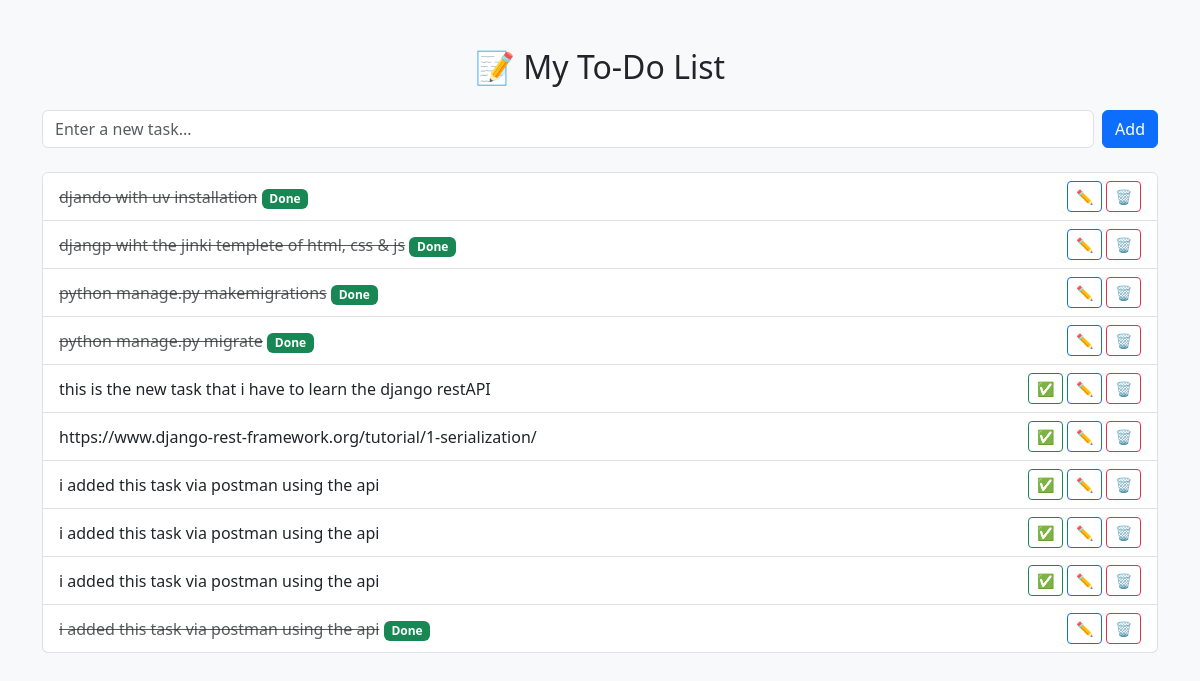
The page /tasks/ on the database as committed earlier.
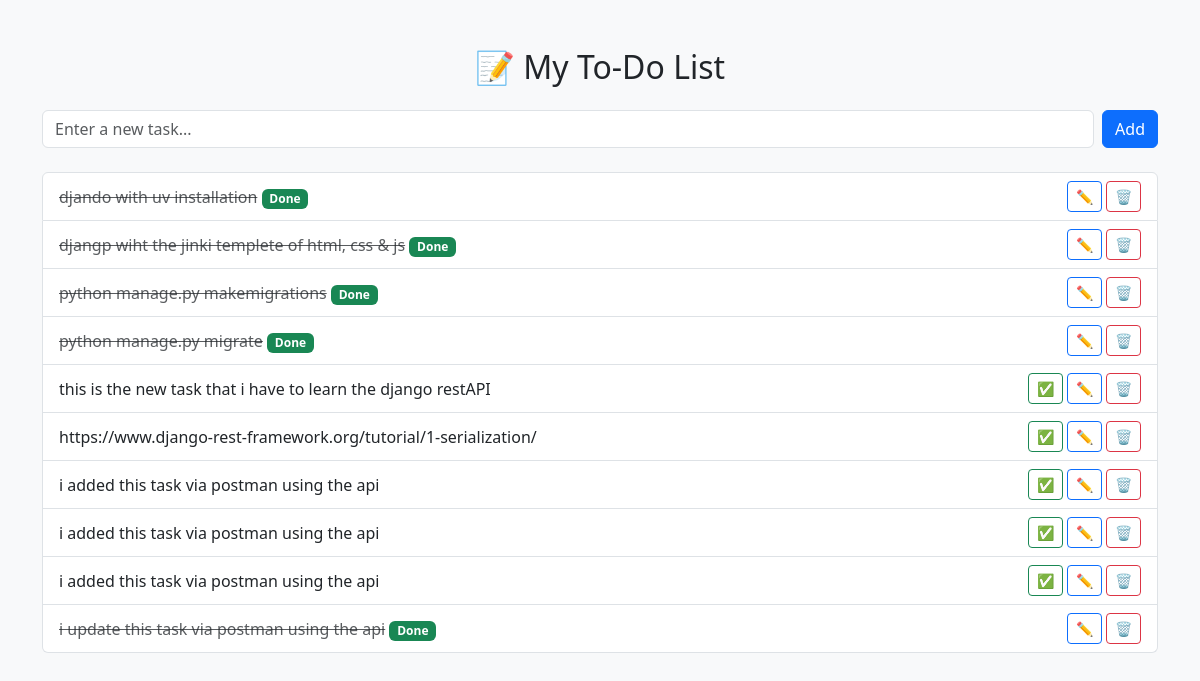
The same page on the database as committed later.
### todo/models.py (models this page shows, shortened)
class Task(models.Model):
    title = models.CharField(max_length=200)
    completed = models.BooleanField(default=False)

### todo/views.py (the view)
# urls.py: path('', views.task_list, name='task_list'),
def task_list(request):
    if request.method == 'POST':
        title = request.POST.get('title')
        if title:
            Task.objects.create(title=title)
        return redirect('task_list')
    tasks = Task.objects.all()
    return render(request, 'todo/task_list.html', {'tasks':tasks})

### todo/templates/todo/task_list.html (shortened to what this page needs)
<!DOCTYPE html>
<html>
<head>
    <link href="https://cdn.jsdelivr.net/npm/bootstrap@5.3.3/dist/css/bootstrap.min.css" rel="stylesheet">
</head>
<body class="bg-light">
    <div class="container mt-5">
        <h2 class="mb-4 text-center">📝 My To-Do List</h2>
        <form method="POST" class="d-flex gap-2 mb-4">
            <input type="text" name="title" class="form-control" placeholder="Enter a new task..." required>
            <button type="submit" class="btn btn-primary">Add</button>
        </form>
        <ul class="list-group">
            {% for task in tasks %}
            <li class="list-group-item d-flex justify-content-between align-items-center">
                <div>
                    {% if task.completed %}
                    <s class="text-muted">{{ task.title }}</s>
                    <span class="badge bg-success">Done</span>
                    {% else %}
                    {{ task.title }}
                    {% endif %}
                </div>
                <div>
                    {% if not task.completed %}
                    <a href="{% url 'complete_task' task.id %}" class="btn btn-sm btn-outline-success">✅</a>
                    {% endif %}
                    <a href="{% url 'edit_task' task.id %}" class="btn btn-sm btn-outline-primary">✏️</a>
                    <a href="{% url 'delete_task' task.id %}" class="btn btn-sm btn-outline-danger">🗑️</a>
                </div>
            </li>
            {% empty %}
            <li class="list-group-item text-center">No tasks yet! Add some above 👆</li>
            {% endfor %}
        </ul>
    </div>
</body>
</html>

Rows that differ between the two databases and show on the page:
changed Task: title "i added this task via postman using the api" → "i update this task via postman using the api"
